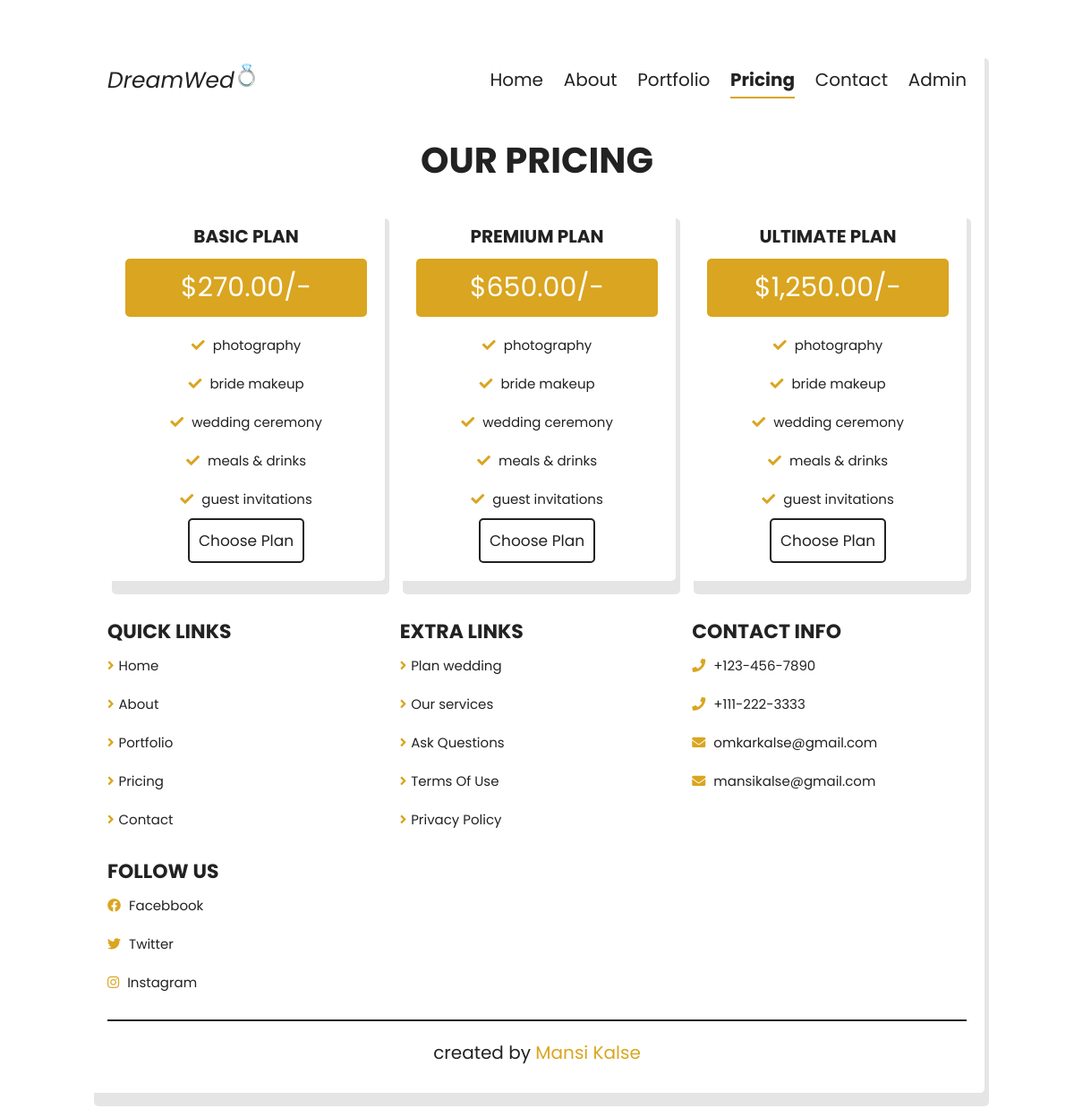
/pricing.php, run on the app's committed database.
### tables this page shows
CREATE TABLE `pricing_plans` (
  `id` int(11) NOT NULL,
  `name` varchar(255) NOT NULL,
  `price` decimal(10,2) NOT NULL,
  `features` text NOT NULL
);

### pricing.php (the view, shortened to what this page needs)
<?php
@include 'dbconnection.php';
$query = "SELECT * FROM pricing_plans";
$result = mysqli_query($conn, $query);
?>
<!DOCTYPE html>
<html lang="en">
<head>
    <link rel="stylesheet" href="https://cdnjs.cloudflare.com/ajax/libs/font-awesome/6.6.0/css/all.min.css">
    <link rel="stylesheet" href="style.css">
</head>
<body>
<div class="container">
    <?php @include 'header.php'; ?>
    <section class="pricing">
        <h1 class="heading">Our Pricing</h1>
        <div class="box-container">
            <?php while ($row = mysqli_fetch_assoc($result)) { ?>
                <div class="box">
                    <h3><?= htmlspecialchars($row['name']); ?></h3>
                    <div class="price">$<?= number_format($row['price'], 2); ?>/-</div>
                    <div class="list">
                        <?php
                        $features = explode(',', $row['features']);
                        foreach ($features as $feature) {
                            echo "<p><i class='fas fa-check'></i> " . htmlspecialchars(trim($feature)) . "</p>";
                        }
                        ?>
                    </div>
                    <a href="contact.php" class="btn">Choose Plan</a>
                </div>
            <?php } ?>
        </div>
    </section>
    <?php @include 'footer.php'; ?>
</div>
</body>
</html>

### style.css (style rules this page uses)
:root { --color: rgb(183, 174, 16); --gold: #daa520; --white: #fff; --black: #222; --trasparent-white: rgba(255, 255, 255, 0.3); --border: 0.2rem solid var(--black); --box-shadow: 0.5rem 1.5rem rgba(0, 0, 0, 0.1); }
* { font-family: "poppins", sans-serif; margin: 0; padding: 0; box-sizing: border-box; outline: none; border: none; text-decoration: none; }
html { font-size: 62.5%; overflow-x: hidden; }
body { background: url(images/background.jpg); background-size: cover; background-position: center; background-attachment: fixed; }
.container { border-radius: 0.5rem; overflow: hidden; background: var(--trasparent-white); backdrop-filter: blur(0.5rem); max-width: 1200px; margin: 10rem auto; box-shadow: var(--box-shadow); }
.heading { text-align: center; text-transform: uppercase; color: var(--black); margin-bottom: 2rem; font-size: 4rem; }
.btn { display: inline-block; padding: 1rem; border: var(--border); background: var(--trasparent-white); color: var(--black); border-radius: 0.5rem; font-size: 1.7rem; text-transform: capitalize; }
section { padding: 2rem; }
.pricing .box-container { display: grid; grid-template-columns: repeat(auto-fit, minmax(30rem, 1fr)); gap: 1.5rem; }
.pricing .box-container .box { text-align: center; border-radius: .5rem; background: var(--trasparent-white); box-shadow: var(--box-shadow); padding: 2rem; }
.pricing .box-container .box h3 { font-size: 2rem; text-transform: uppercase; color: var(--black); }
.pricing .box-container .box .price { padding: 1rem; border-radius: .5rem; background: var(--gold); color: var(--white); font-size: 3rem; margin: 1rem 0; }
.pricing .box-container .box .list p { font-size: 1.5rem; color: var(--black); padding: 1rem 0; }
.pricing .box-container .box .list p i { padding-right: .5rem; color: var(--gold); }
@media (max-width: 1200px) { .container { margin: 5rem 10rem; } }

### data on the page
pricing_plans: name "BASIC PLAN", price "270.00", features "photography", features "bride makeup", features "wedding ceremony", features "meals & drinks", features "guest invitations"
pricing_plans: name "PREMIUM PLAN", price "650.00", features "photography", features "bride makeup", features "wedding ceremony", features "meals & drinks", features "guest invitations"
pricing_plans: name "ULTIMATE PLAN", price "1,250.00", features "photography", features "bride makeup", features "wedding ceremony", features "meals & drinks", features "guest invitations"
